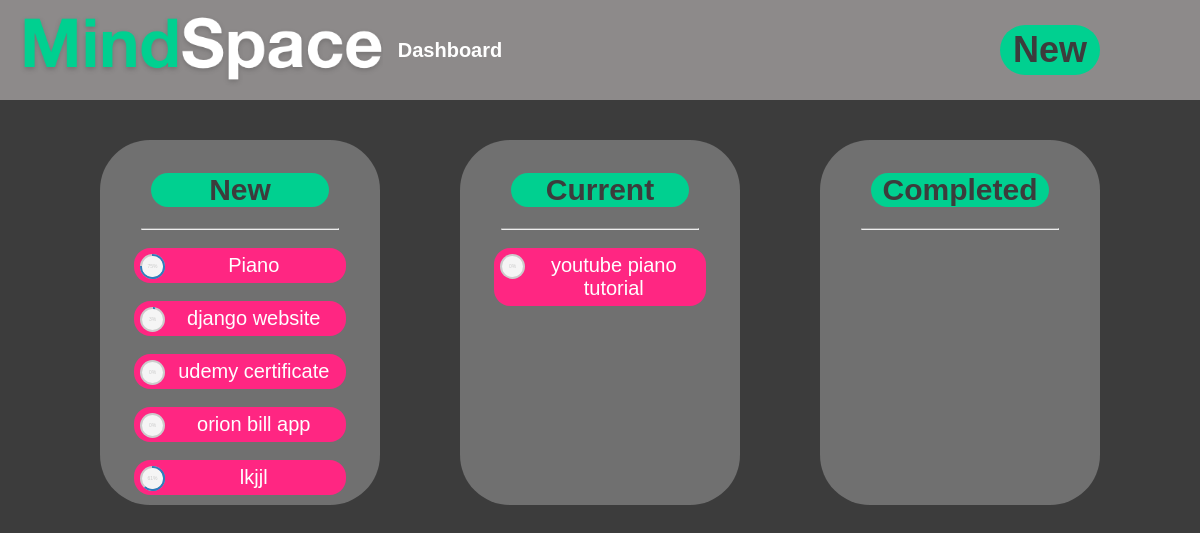
The app's page /, older data.
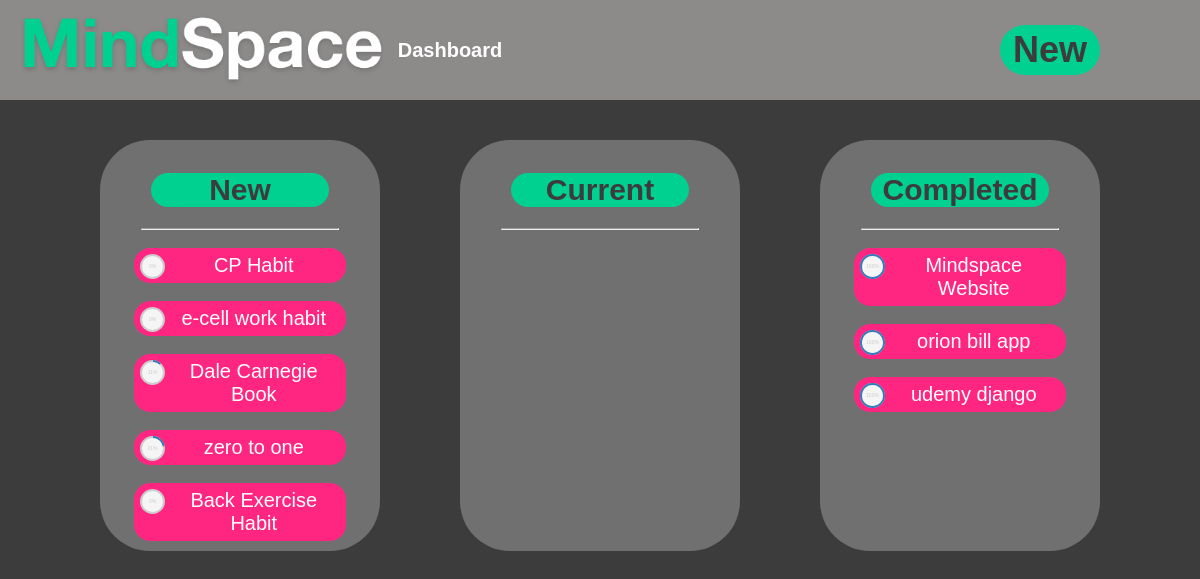
The same page, newer data.
### mindspace_app/models.py (models this page shows, shortened)
class Activity(models.Model):
    heading = models.CharField(max_length=100)
    class Status(models.TextChoices):
        NEW = 'new', _('new')
        CURRENT = 'current', _('current')
        COMPLETED = 'completed', _('completed')
    status=models.CharField(
        max_length=100,
        choices=Status.choices,
        default=Status.NEW,
    )
    percentage= models.IntegerField(
        default = 0,
        validators=[MaxValueValidator(100), MinValueValidator(0)]
     )
    description = models.TextField(
        default = ' ',
        max_length=500,
    )
    def css_percentage(self):
        return str('p'+str(self.percentage))

### mindspace_app/views.py (the view)
# urls.py: path('', views.IndexView.as_view(), name='index'),
class IndexView(TemplateView):
    template_name = 'mindspace_app/index.html'
    def get_context_data(self,**kwargs):
        context = super().get_context_data(**kwargs)
        activities = Activity.objects.all()
        context={'activities':activities}
        return context

### templates/mindspace_app/index.html (shortened to what this page needs)
<!DOCTYPE html>
{% extends "mindspace_app/base.html" %}
{% block body_block %}
<div id="dashboard">
  <div class="new_activity activity">
    <h2 class="activity_heading">New</h2>
    <hr>
    {% for activity in activities %}
      {% if activity.status == 'new' %}
      <div class="task ">
        <div class="c100 {{ activity.css_percentage }} small percentage-circle">
            <span>{{ activity.percentage }}%</span>
        </div>
        <div class="">
          <a href="{% url 'mindspace_app:detail' pk=activity.pk %}">{{ activity.heading }}</a>
        </div>
      </div>
      {% endif %}
    {% endfor %}
  </div>
  <div class="current_activity activity">
    <h2 class="activity_heading">Current</h2>
    <hr>
    {% for activity in activities %}
      {% if activity.status == 'current' %}
      <div class="task ">
        <div class="c100 {{ activity.css_percentage }} small percentage-circle">
            <span>{{ activity.percentage }}%</span>
        </div>
        <div class="">
          <a href="{% url 'mindspace_app:detail' pk=activity.pk %}">{{ activity.heading }}</a>
        </div>
      </div>
      {% endif %}
    {% endfor %}
  </div>
  <div class="completed_activity activity">
    <h2 class="activity_heading">Completed</h2>
    <hr>
    {% for activity in activities %}
      {% if activity.status == 'completed' %}
      <div class="task ">
        <div class="c100 {{ activity.css_percentage }} small percentage-circle">
            <span>{{ activity.percentage }}%</span>
        </div>
        <div class="">
          <a href="{% url 'mindspace_app:detail' pk=activity.pk %}">{{ activity.heading }}</a>
        </div>
      </div>
      {% endif %}
    {% endfor %}
  </div>
</div>
{% endblock %}

### templates/mindspace_app/base.html (shortened to what this page needs)
<!DOCTYPE html>
{% load static %}
<html lang="en" dir="ltr">
  <head>
    <link rel="stylesheet" href="{% static 'css/styles.css' %}"/>
    <link rel="stylesheet" href="{% static 'css/css-circle/css/circle.css' %}"/>
  </head>
  <body>
    <div class="navbar">
      <a class='logo' href="{% url 'mindspace_app:index' %}"> <img src="{% static 'images/MindSpace_logo.png' %}" alt=""> </a>
      <a class='navbar-link dashboard' href="{% url 'mindspace_app:index' %}">Dashboard</a>
      <a class='navbar-link new' href="{% url 'mindspace_app:create' %}">New</a>
    </div>
    {% block body_block %}
    {% endblock %}
  </body>
</html>

### static/css/styles.css (style rules this page uses)
:root { --dark-grey: #3C3C3C; --medium-grey: #707070; --light-grey: #8D8A8A; --green: #00D090; --green-hover: #029669; --pink: #FF2682; --pink-hover: #8E1347; }
body { font-size: 20px; font-family: arial; background-color: var(--dark-grey); color: white; margin: 0; }
.navbar { display: grid; grid-template-columns: repeat(16,1fr); background: var(--light-grey); top: 0; width: 100%; height: 100px; }
.logo { grid-column: 1/6; align-items: center; }
.navbar-link { font-weight: bold; }
.logo img { max-height: 100px; padding: 0 20px 0 20px; }
.dashboard { display: inline-grid; grid-column: 6/8; height: 100px; align-items: center; align-items: center; justify-items:center; }
.new { display: inline-grid; grid-column: 14/16; height: 50px; align-items: center; justify-items:center; font-size: 36px; color: var(--dark-grey); background-color: var(--green); margin: 25px; border-radius: 25px; }
#dashboard { display: grid; grid-template-columns: repeat(3,1fr); max-width: 90%; margin: 0 auto; }
.activity { background-color: var(--medium-grey); margin: 2em 2em 0em 2em; border-radius: 2.5em ; }
.activity_heading { background-color: var(--green); margin: 1.1em 1.7em 0.7em 1.7em; border-radius: 0.82em; text-align: center; font-weight: bold; color: var(--dark-grey); }
hr { color: white; width: 70%; }
.task { background-color: var(--pink); margin: 0.9em 1.7em 0.5em 1.7em; border-radius: 0.82em; text-align: center; font-weight: lighter; padding: 0.3em; }
a { text-decoration: none; color: white; }
.percentage-circle { grid-column: 15/17; }

### static/css/css-circle/css/circle.css (style rules this page uses)
.c100 { position: relative; font-size: 120px; width: 1em; height: 1em; -webkit-border-radius: 50%; -moz-border-radius: 50%; -ms-border-radius: 50%; -o-border-radius: 50%; border-radius: 50%; float: left; margin: 0 0.1em 0.1em 0; background-color: #cccccc; }
.c100 *, .c100 *:before, .c100 *:after { -webkit-box-sizing: content-box; -moz-box-sizing: content-box; box-sizing: content-box; }
.c100.small { font-size: 25px; }
.c100 > span { position: absolute; width: 100%; z-index: 1; left: 0; top: 0; width: 5em; line-height: 5em; font-size: 0.2em; color: #cccccc; display: block; text-align: center; white-space: nowrap; -webkit-transition-property: all; -moz-transition-property: all; -o-transition-property: all; transition-property: all; -webkit-transition-duration: 0.2s; -moz-transition-duration: 0.2s; -o-transition-duration: 0.2s; transition-duration: 0.2s; -webkit-transition-timing-function: ease-out; -moz-transition-timing-function: ease-out; -o-transition-timing-function: ease-out; transition-timing-function: ease-out; }
.c100:after { position: absolute; top: 0.08em; left: 0.08em; display: block; content: " "; -webkit-border-radius: 50%; -moz-border-radius: 50%; -ms-border-radius: 50%; -o-border-radius: 50%; border-radius: 50%; background-color: whitesmoke; width: 0.84em; height: 0.84em; -webkit-transition-property: all; -moz-transition-property: all; -o-transition-property: all; transition-property: all; -webkit-transition-duration: 0.2s; -moz-transition-duration: 0.2s; -o-transition-duration: 0.2s; transition-duration: 0.2s; -webkit-transition-timing-function: ease-in; -moz-transition-timing-function: ease-in; -o-transition-timing-function: ease-in; transition-timing-function: ease-in; }

Row changes from the older to the newer data that the page shows:
removed Activity: percentage "75", heading "Piano", shown under "New"
removed Activity: percentage "3", heading "django website", shown under "New"
removed Activity: heading "udemy certificate", shown under "New"
removed Activity: heading "orion bill app", shown under "New"
removed Activity: percentage "61", heading "lkjjl", shown under "New"
removed Activity: heading "youtube piano tutorial", shown under "Current"
added Activity: heading "CP Habit", shown under "New"
added Activity: heading "e-cell work habit", shown under "New"
added Activity: percentage "11", heading "Dale Carnegie Book", shown under "New"
added Activity: percentage "21", heading "zero to one", shown under "New"
added Activity: heading "Back Exercise Habit", shown under "New"
added Activity: percentage "100", heading "Mindspace Website", shown under "Completed"
added Activity: percentage "100", heading "orion bill app", shown under "Completed"
added Activity: percentage "100", heading "udemy django", shown under "Completed"
